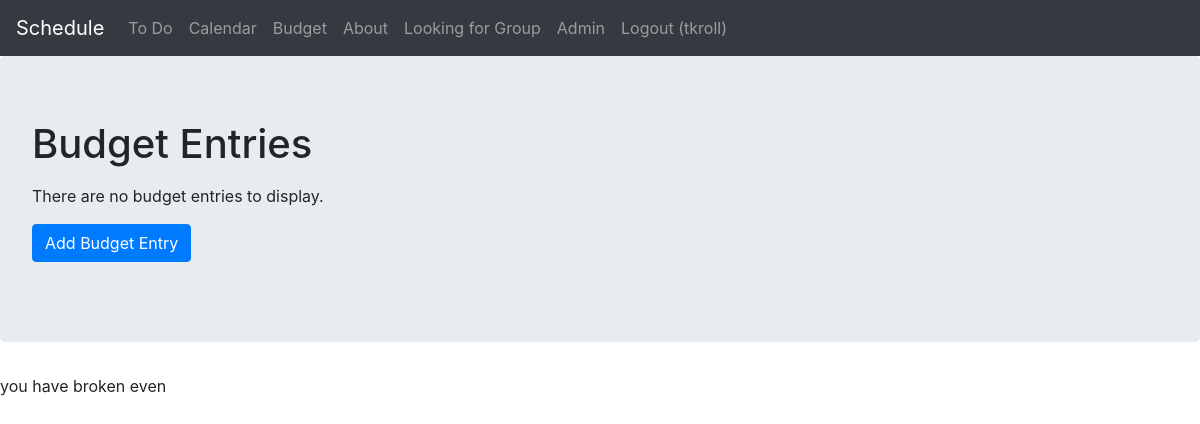
The page /budget/ (signed in) on the database as committed earlier.
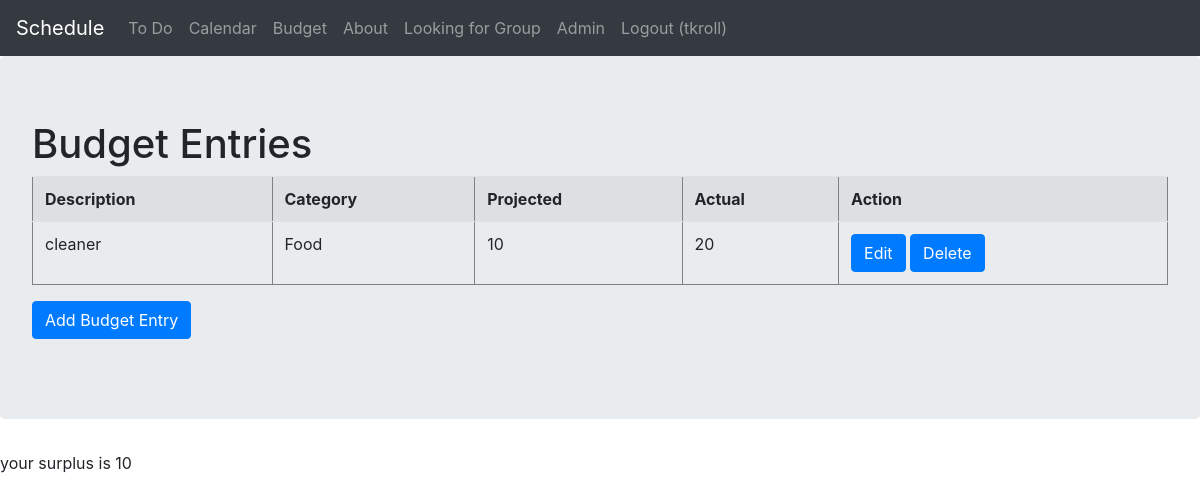
The same page on the database as committed later.
### budget/models.py (models this page shows)
class BudgetEntry(models.Model):
    user = models.ForeignKey(User, on_delete=models.CASCADE)
    description = models.CharField(max_length=128)
    category = models.ForeignKey(BudgetCategory, on_delete=models.CASCADE)
    projected = models.CharField(max_length=20, default='0')
    actual = models.CharField(max_length=20, default='0')
    is_completed = models.BooleanField(default=False)

class BudgetCategory(models.Model):
    category = models.CharField(max_length=128)
    def __str__(self):
        return self.category

### budget/views.py (the view, shortened to what this page needs)
# urls.py: path('budget/', budget_views.budget),
@login_required(login_url='/login/')
def budget(request):
    if (request.method == "GET" and "delete" in request.GET):
        id = request.GET["delete"]
        BudgetEntry.objects.filter(id=id).delete()
        return redirect("/budget/")
    else:
        table_data = BudgetEntry.objects.filter(user=request.user)
    totActual = 0
    totProjected = 0
    for i in table_data:
        totActual += int(i.actual)
        totProjected += int(i.projected)
    comparison = totActual - totProjected
    context = {
        "comp": comparison,
        "table_data": table_data
    }
    return render(request, 'budget/budget.html', context)

### templates/budget/budget.html (shortened to what this page needs)
<html>
<head>
    {% include "bootstrap.html" %}
    {% load static %}
</head>
<body>
  {% include "nav.html" %}
    <div class="jumbotron">
      <h1>Budget Entries</h1>
      {% if not table_data %}
        </p>There are no budget entries to display.</p>
      {% else %}
    <table class="table table-striped" border="1">
      <tr>
        <th>Description</th>
        <th>Category</th>
        <th>Projected</th>
        <th>Actual</th>
        <th>Action</th>
       </tr>
       {% for row in table_data %}
          <tr>
          <td>{{ row.description }}</td>
          <td>{{ row.category }}</td>
          <td>{{ row.projected }}</td>
          <td>{{ row.actual }}</td>
          <td>
            <a class="btn btn-primary" href="/budget/edit/{{ row.id }}/">Edit</a>
            <a class="btn btn-primary" href="#" onclick= "confirmDeleteModal( {{row.id}})">Delete</a>
            </td>
          </tr>
        {% endfor %}
          </table>
        {% endif %}
      <form method="GET" action="/budget/add/">
        <input type="submit" class="btn btn-primary" value = "Add Budget Entry">
      </form>
    </div>
    {% if comp > 0 %}
      <p> your surplus is {{comp}}</p>
    {% elif comp < 0 %}
      <p> your deficit is {{comp}}</p>
    {% else %}
      <p> you have broken even</p>
    {% endif %}
</body>
</html>

### templates/bootstrap.html (shortened to what this page needs)
<link rel="stylesheet" href="https://stackpath.bootstrapcdn.com/bootstrap/4.4.1/css/bootstrap.min.css">
{% load static %}

### templates/nav.html
<nav class="navbar navbar-expand-lg navbar-dark bg-dark">
  <a class="navbar-brand" href="/">Schedule</a>
  <div class="collapse navbar-collapse" id="navbarSupportedContent">
    <ul class="navbar-nav mr-auto">
      <li class="nav-item">
        <a class="nav-link" href="/tasks/">To Do</a>
      </li>
      <li class="nav-item">
        <a class="nav-link" href="/calendar/">Calendar</a>
      </li>
      <li class="nav-item">
        <a class="nav-link" href="/budget/">Budget</a>
      </li>
      <li class="nav-item">
        <a class="nav-link" href="/about/">About</a>
      </li>
      <li>
        <a class="nav-link" href="/LFG/">Looking for Group</a>
      </li>
      <li class="nav-item">
        <a class="nav-link" href="/admin" target="_blank">Admin</a>
      </li>
      {% if user.is_authenticated %}
      <li>
        <a class="nav-link" href="/logout/">Logout ({{user.username}})</a>
      </li>
      {% else %}
      <li>
        <a class="nav-link" href="/login/">Login</a>
      </li>
      {% endif %}
  </div>
</nav>

Rows that differ between the two databases and show on the page:
added BudgetEntry: description "cleaner", category "Food", projected "10", actual "20"
Other text that changed with them:
{{ comp }}: (not shown) → "10"
text no longer shown: "There are no budget entries to display. you have broken even"
text now shown: "Description Category Projected Actual Action your surplus is"
